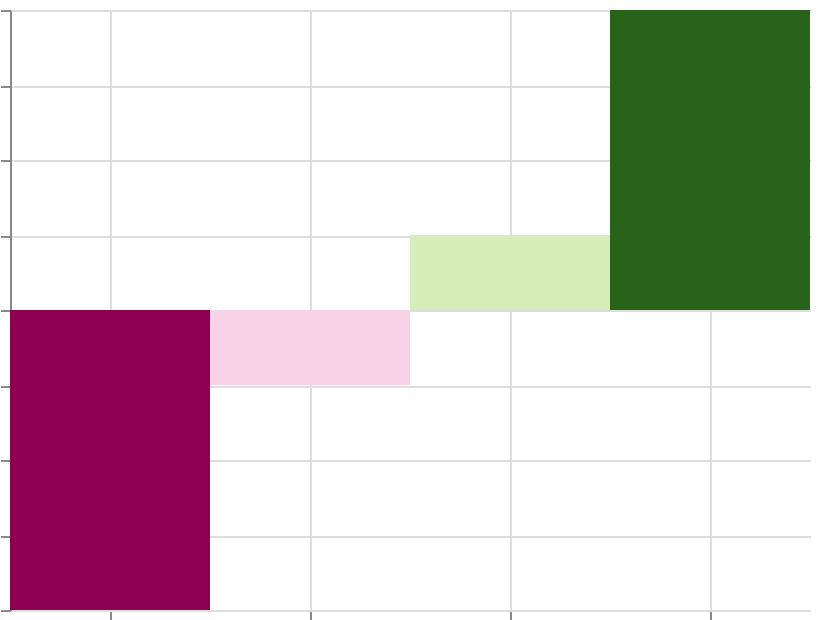

Describe this chart as a Vega-Lite specification.
### Vega specification from a JSON file in a GitHub repository (floating-point values rounded to 4 significant figures)
{"$schema": "https://vega.github.io/schema/vega/v6.json", "width": 400, "height": 300, "padding": 5, "autosize": "none", "data": [{"name": "table", "values": [{"cat": "A", "val": -20}, {"cat": "B", "val": -5}, {"cat": "C", "val": 5}, {"cat": "D", "val": 20}]}], "scales": [{"name": "x", "type": "band", "domain": {"data": "table", "field": "cat", "sort": true}, "range": "width"}, {"name": "y", "type": "linear", "domain": {"data": "table", "field": "val"}, "range": [{"signal": "height"}, 0], "zero": true, "nice": true}, {"name": "color", "type": "linear", "domain": {"data": "table", "field": "val"}, "range": {"scheme": "pinkyellowgreen"}}], "marks": [{"type": "rect", "from": {"data": "table"}, "encode": {"update": {"x": {"scale": "x", "field": "cat"}, "width": {"scale": "x", "band": 1}, "y": {"scale": "y", "field": "val"}, "y2": {"scale": "y", "value": 0}, "fill": {"scale": "color", "field": "val"}}}}], "axes": [{"scale": "x", "orient": "bottom", "grid": true, "labels": false}, {"scale": "y", "orient": "left", "grid": true, "labels": false}], "legends": [{"fill": "color"}]}
